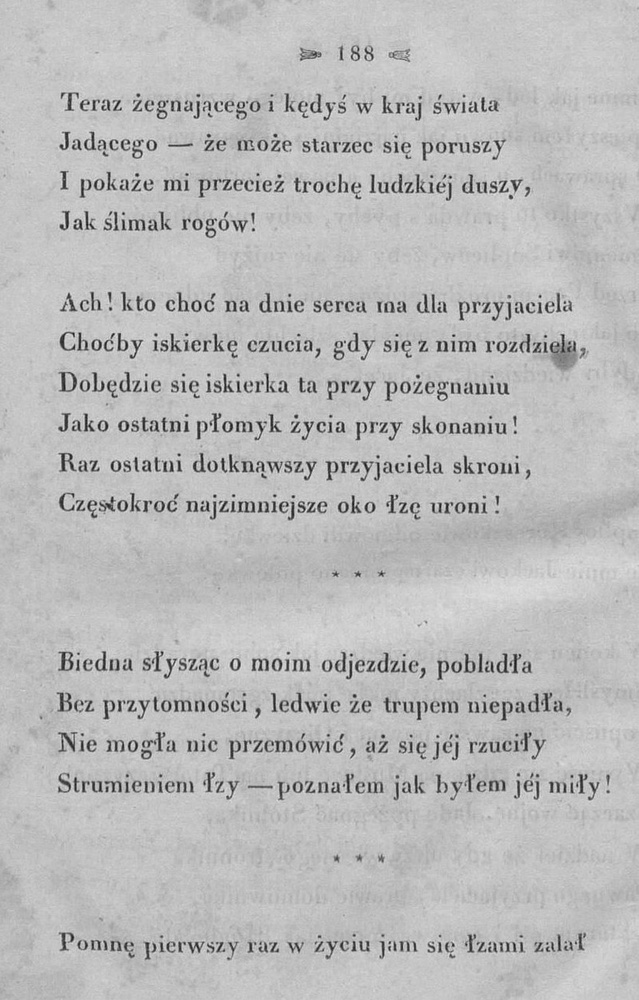
%> input picture Separator/skan.jpg, 639 x 1000 px, shrunk from 803 x 1257 before the run
$ octave lineSeparator3.m   (GNU Octave 9; MATLAB toolbox functions it lacks are replaced by stand-ins)
%> lines starting %> are read from the running program, lines starting %| are printed output that depends on the picture; in (x1, y1, x2, y2) boxes, pixels count from 0 and x2, y2 are one past the last pixel; in counts of white or black regions, pixels touching at a corner belong together; the program's own positions count from 1
%> further down, im is the input picture: size 1000x639x3 uint8; min 10, max 229, mean 186.7
### Separator/preprocess.m
function [imresult] = preprocess(image)

% Przenieś obraz na odcienie szarości
im = rgb2gray(image) ;
%> im: size 1000x639 uint8

% Odszumianie w dziedzinie obrazu skali szarości
im = medfilt2(im);

figure
imshow(im)

% Progowanie adaptacyjne daje lepsze wyniki dla zanieczyszczonego tekstu
T = adaptthresh(im, 0.99);
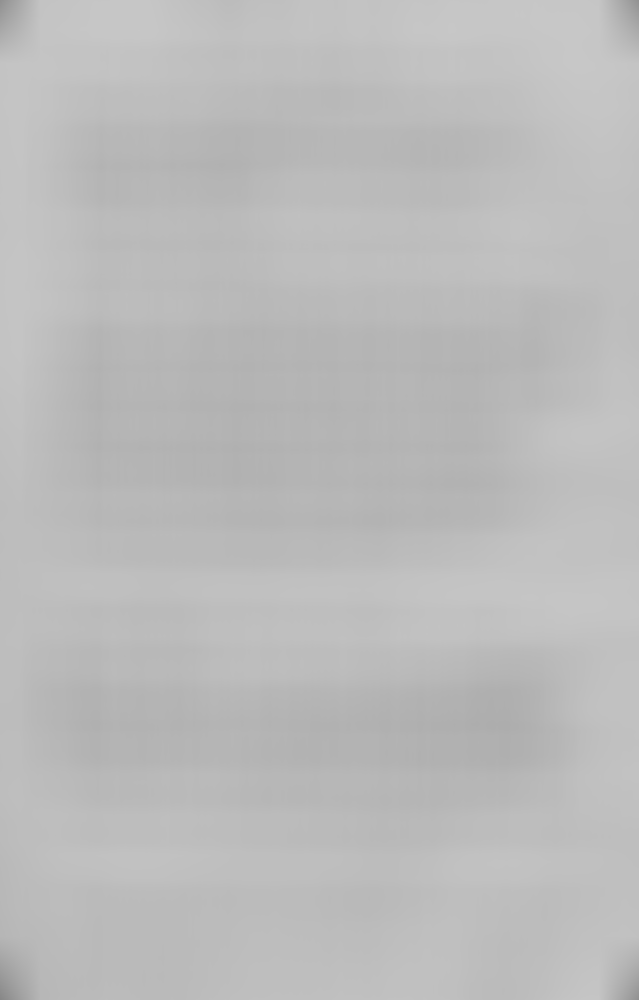
%> T: size 1000x639 double; min 0.532, max 0.783, mean 0.735
im = ~imbinarize(im,T);
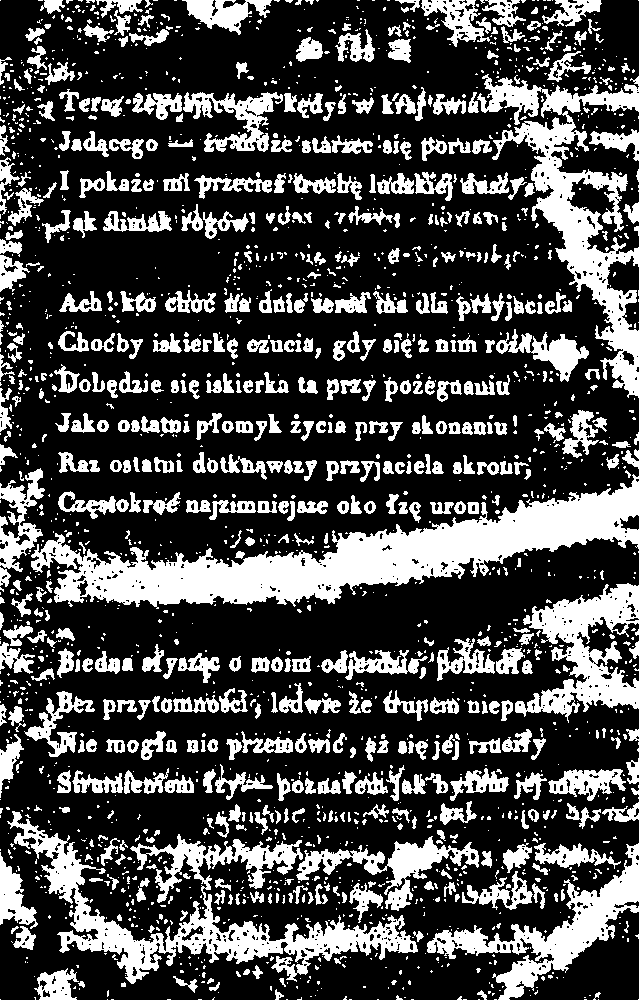
%> im: size 1000x639 logical; 28.5% white; 2082 white regions (1448 under 20 px), largest, box (x1, y1, x2, y2) and area: (31, 474, 639, 609) 27039, (7, 811, 418, 984) 15684, (477, 74, 639, 398) 13721

% Wstępne odszumianie i usuwanie artefaktów
im = imclearborder(im);
%> im: size 1000x639 logical; 17.3% white; 1950 white regions (1364 under 20 px), largest, box (x1, y1, x2, y2) and area: (7, 811, 418, 984) 15684, (296, 836, 479, 911) 3680, (183, 92, 283, 152) 2451

im = imopen(im, ones(2));
%> im: size 1000x639 logical; 16.6% white; 1454 white regions (826 under 20 px), largest, box (x1, y1, x2, y2) and area: (8, 811, 418, 984) 11912, (131, 834, 303, 903) 3316, (183, 92, 283, 152) 2383
im = imclose(im, ones(2));
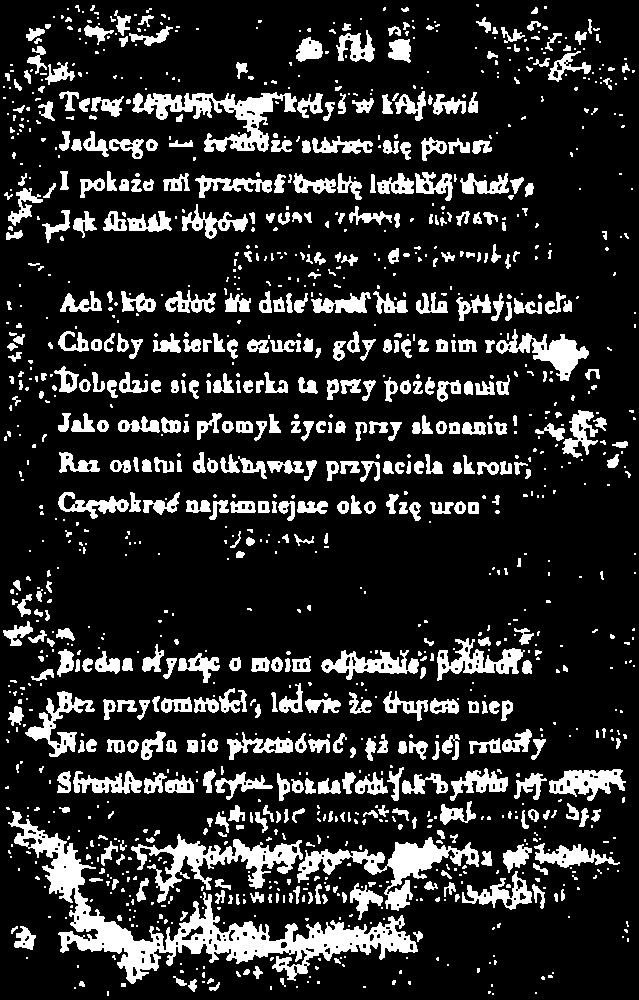
%> im: size 1000x639 logical; 17% white; 1278 white regions (739 under 20 px), largest, box (x1, y1, x2, y2) and area: (8, 811, 418, 984) 12379, (297, 837, 479, 911) 3661, (131, 834, 303, 903) 3510
im = medfilt2(im);
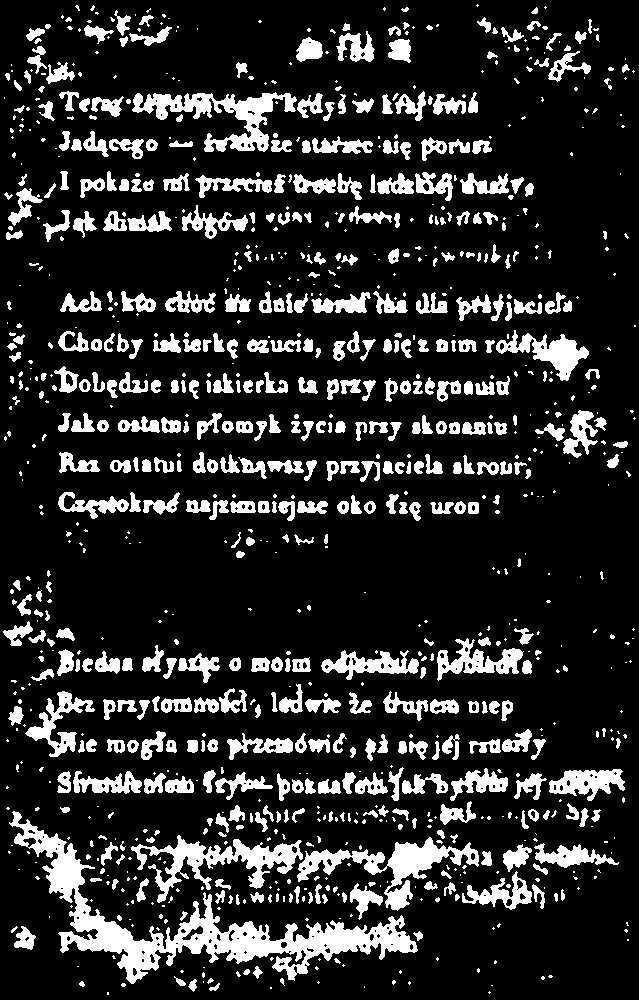
%> im: size 1000x639 logical; 16.6% white; 1025 white regions (518 under 20 px), largest, box (x1, y1, x2, y2) and area: (9, 811, 418, 984) 12612, (297, 837, 479, 911) 3686, (131, 835, 303, 903) 3520

% Mocniejsze odszumianie z użyciem regionprops

props = regionprops(im,'Area');
%> props = 1025 regions; largest, Area: 12612, 3686, 3520, 3504, 1744
S = cat(1, props.Area);
%> S = 1025 values, max 12612 at index 21, min 2 at index 2, mean 103.3

meanS = mean(S);
%> meanS = 103.3
stdev = std(S);
%> stdev = 463.1

label = bwlabel(im);
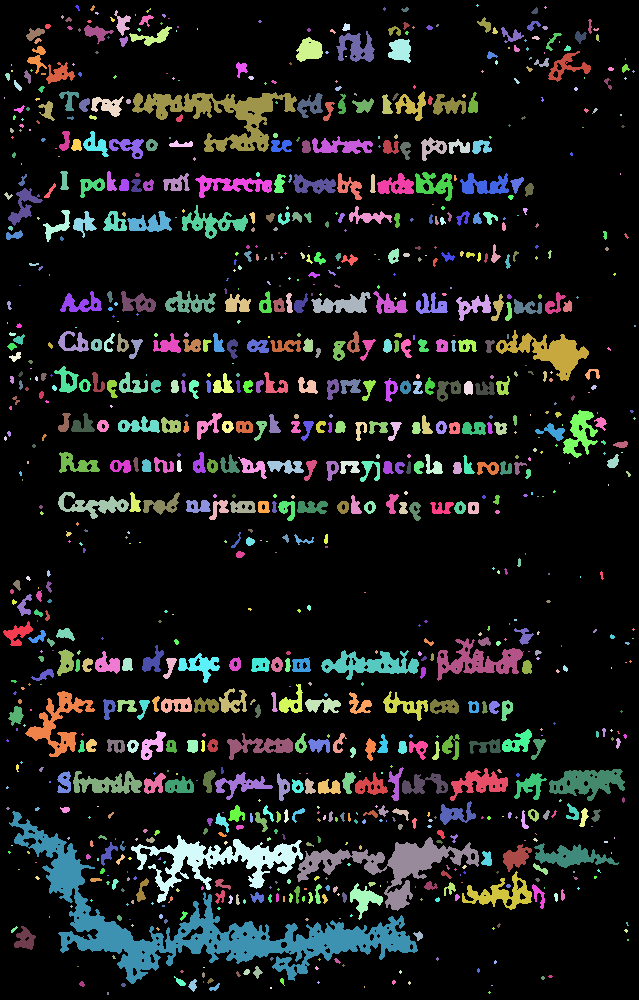
%> label: size 1000x639 double; 1026 distinct labels, from 0 to 1025; one colour per label, 0 black

for i = 1:max(label, [], 'all')
    a = regionprops(label == i, 'Area');
    if abs(a.Area - meanS) / stdev > 1
        label(label==i) = 0;
    end
end
%> this loop made 1025 passes
%> a on passes 1 to 3: {Area 323}, {Area 2}, {Area 30}
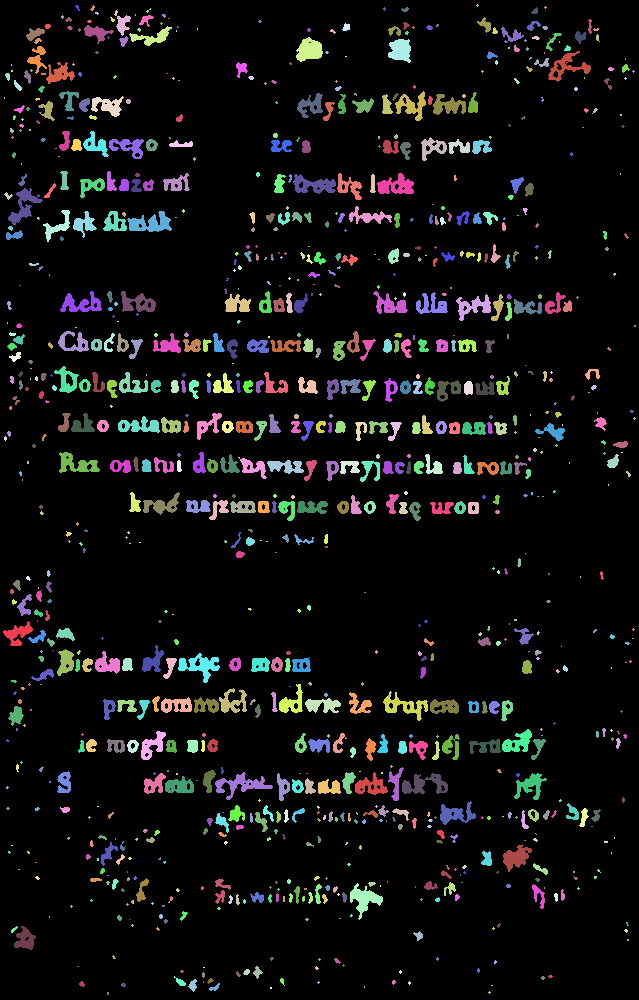
%> label: size 1000x639 double; 1002 distinct labels, from 0 to 1025; one colour per label, 0 black

im = (label > 0);
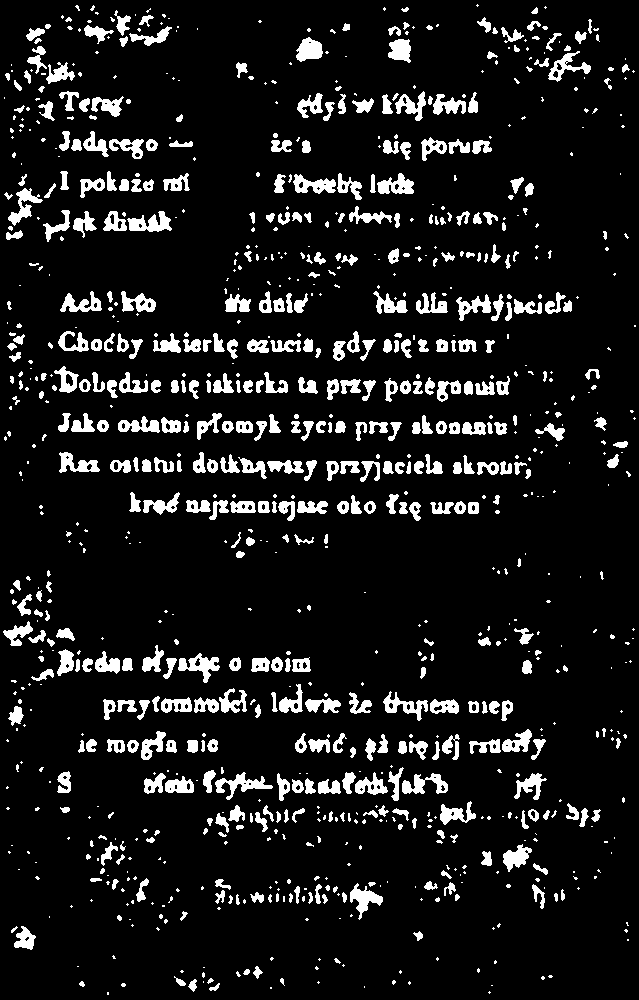
%> im: size 1000x639 logical; 10% white; 1001 white regions (518 under 20 px), largest, box (x1, y1, x2, y2) and area: (215, 772, 273, 800) 555, (127, 211, 172, 232) 531, (178, 653, 220, 683) 531

figure
imshow(im)

imresult = im;


end

### Separator/lineSeparator3.m
%
%   Algorytm morfologicznego separowania linii - Jakub Kawka - v3
%   Na podstawie laboratoriów 1-6 z dosypką dokumentacji Matlaba i kofeiny
%
%   Pewne zadania zdają się być niemożliwe, dopóki nie stoją na drodze do
%   3.0
%
% Boże miej w opiece tego kto będzie to musiał przepisać do pythona albo C


clear;
clc;
close all;

% Czytanie pliku

plik = 'skan.jpg';

im = imread(plik);


oim = im;

im = preprocess(im);


figure
imshow(im)


% Trzeba odszukać paragrafy znaków aby uzyskać lepszą binaryzację


%> (the run ends here)
